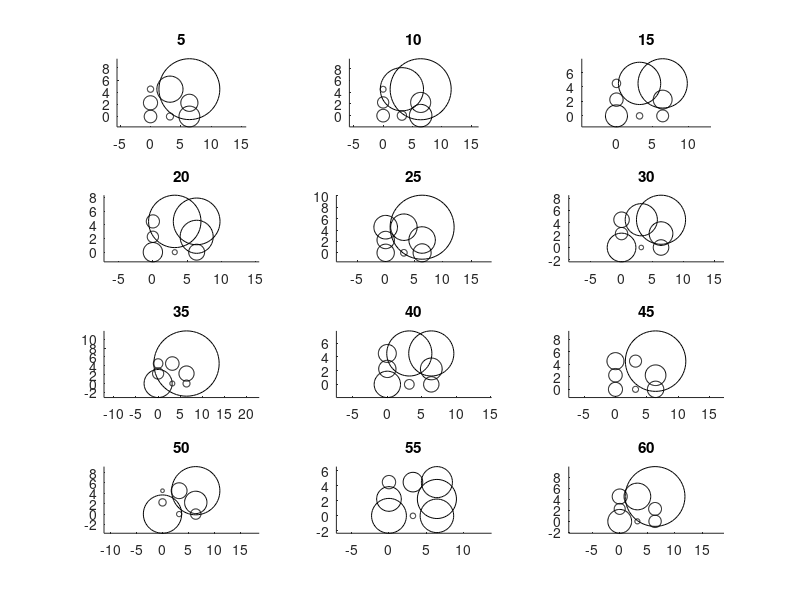
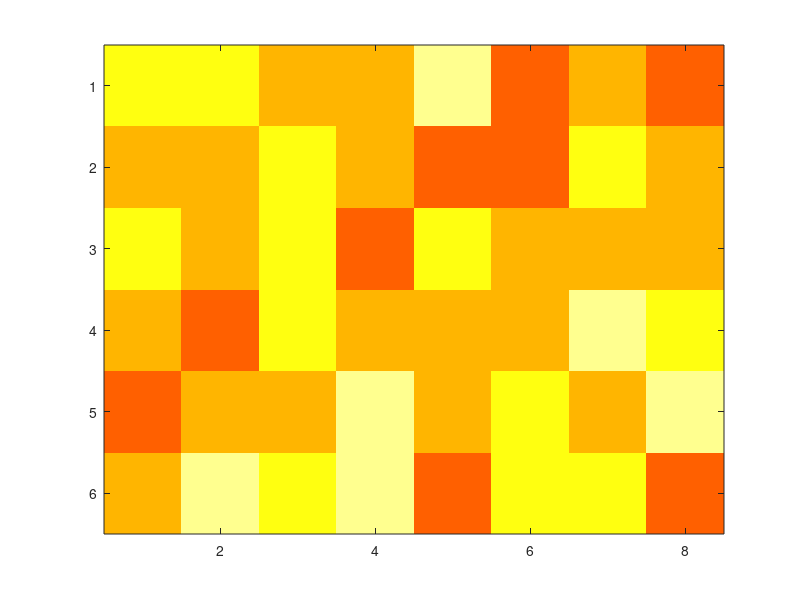
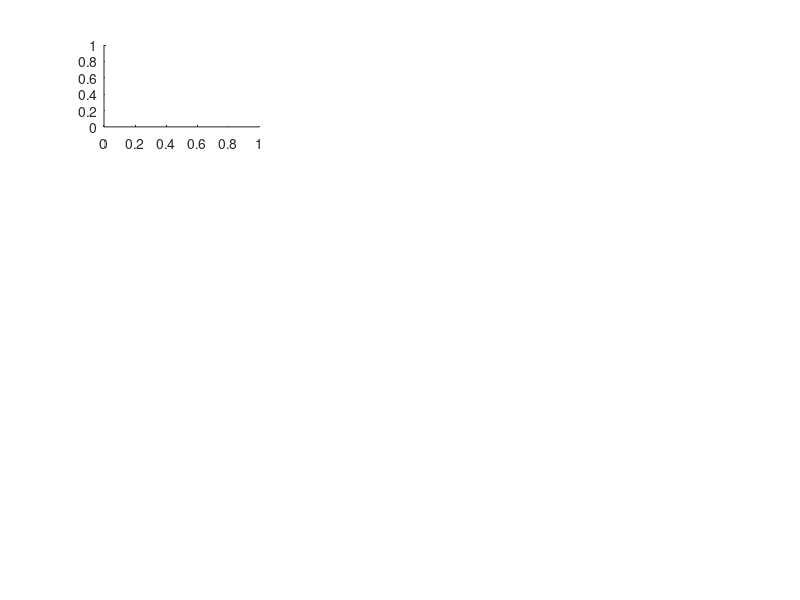

Write the MATLAB code that produced these figures, in order. (Note: this script raises an error after producing the figures.)
% load the measured data
clear
fingerprints = [
    [-74, -74, -75, -77, -83, -69, -78, -78];
    [-74, -74, -74, -76, -82, -72, -78, -76];
    [-68, -77, -74, -77, -84, -76, -84, -77];
    [-69, -74, -75, -85, -85, -72, -74, -77];
    [-68, -70, -74, -86, -79, -72, -77, -84];
    [-68, -72, -77, -88, -79, -78, -83, -85];
    [-71, -82, -77, -85, -82, -75, -81, -81];
    [-66, -80, -76, -83, -83, -78, -79, -81];
    [-68, -77, -76, -80, -83, -77, -75, -80];
    [-75, -75, -81, -79, -80, -78, -77, -80];
    [-81, -75, -79, -82, -79, -81, -78, -80];
    [-81, -75, -79, -82, -79, -81, -78, -80];
    [-73, -70, -80, -80, -86, -77, -77, -82];
    [-73, -70, -81, -74, -86, -74, -77, -82];
    [-72, -71, -79, -83, -85, -78, -75, -83];
    [-69, -70, -79, -80, -85, -76, -78, -75];
    [-69, -72, -80, -80, -85, -76, -77, -76];
    [-71, -73, -82, -80, -85, -76, -76, -75];
    [-74, -77, -78, -81, -81, -69, -80, -77];
    [-74, -73, -77, -81, -81, -68, -77, -77];
    [-72, -69, -76, -80, -81, -67, -75, -76];
    [-73, -75, -76, -82, -81, -80, -75, -78];
    [-72, -74, -76, -82, -81, -78, -75, -78];
    [-72, -72, -76, -81, -80, -74, -77, -78];
    [-77, -75, -79, -83, -80, -82, -77, -80];
    [-77, -77, -78, -83, -80, -78, -78, -80];
    [-78, -81, -77, -84, -80, -74, -79, -81];
    [-79, -71, -79, -81, -88, -77, -76, -81];
    [-77, -68, -81, -80, -86, -79, -77, -80];
    [-76, -71, -81, -81, -86, -81, -77, -81];
    [-70, -75, -77, -78, -79, -80, -77, -81];
    [-71, -76, -77, -76, -80, -81, -77, -81];
    [-71, -76, -76, -75, -80, -79, -79, -81];
    [-70, -76, -81, -81, -81, -75, -81, -77];
    [-70, -76, -80, -82, -81, -77, -80, -75];
    [-69, -76, -78, -83, -81, -78, -80, -74];
    [-72, -72, -78, -82, -79, -78, -80, -80];
    [-70, -71, -80, -81, -77, -74, -78, -80];
    [-70, -71, -81, -81, -77, -73, -77, -80];
    [-69, -78, -79, -82, -81, -74, -81, -79];
    [-73, -84, -77, -78, -81, -72, -81, -81];
    [-73, -84, -76, -78, -78, -71, -81, -81];
    [-74, -69, -78, -76, -80, -69, -79, -79];
    [-76, -72, -76, -79, -79, -76, -80, -79];
    [-76, -73, -76, -80, -79, -77, -80, -83];
    [-72, -74, -78, -77, -85, -74, -79, -80];
    [-75, -70, -78, -84, -86, -70, -76, -86];
    [-75, -71, -78, -84, -86, -69, -76, -86];
    [-71, -73, -76, -85, -82, -81, -85, -83];
    [-69, -76, -76, -82, -80, -81, -86, -82];
    [-69, -78, -75, -79, -79, -80, -86, -82];
    [-64, -71, -73, -83, -81, -80, -83, -76];
    [-64, -71, -73, -84, -81, -79, -82, -76];
    [-64, -70, -72, -84, -84, -79, -83, -75];
    [-67, -76, -72, -81, -81, -78, -78, -80];
    [-70, -76, -72, -81, -81, -78, -77, -80];
    [-71, -75, -72, -81, -83, -82, -75, -80];
    [-75, -75, -77, -81, -83, -72, -77, -80];
    [-77, -76, -76, -85, -83, -72, -77, -79];
    [-81, -76, -77, -85, -81, -73, -83, -79];
    [-76, -77, -78, -82, -78, -78, -79, -81];
    [-75, -75, -76, -79, -78, -76, -80, -81];
    [-75, -70, -73, -77, -77, -75, -76, -81];
    [-67, -80, -79, -83, -79, -73, -87, -81];
    [-67, -79, -78, -83, -79, -72, -87, -81];
    [-67, -79, -77, -83, -79, -71, -87, -84];
    [-70, -75, -78, -79, -75, -74, -78, -80];
    [-70, -73, -73, -76, -87, -75, -83, -82];
    [-71, -73, -73, -75, -87, -76, -84, -82];
    [-69, -72, -74, -82, -84, -70, -81, -79];
    [-73, -72, -76, -85, -85, -69, -78, -83];
    [-75, -70, -80, -87, -86, -75, -76, -83];
    [-74, -82, -81, -83, -85, -76, -81, -86];
    [-74, -86, -82, -83, -86, -78, -80, -85];
    [-72, -79, -80, -84, -84, -75, -78, -83];
    [-75, -76, -77, -77, -79, -79, -82, -80];
    [-77, -76, -79, -76, -77, -79, -84, -82];
    [-77, -76, -79, -76, -77, -77, -85, -82];
    [-76, -76, -73, -76, -75, -75, -82, -83];
    [-74, -76, -75, -77, -74, -73, -80, -81];
    [-74, -76, -77, -78, -74, -71, -79, -81];
    [-73, -78, -79, -75, -78, -74, -85, -82];
    [-73, -82, -76, -74, -80, -75, -86, -83];
    [-72, -79, -76, -75, -79, -77, -86, -86];
    [-77, -76, -79, -77, -77, -76, -81, -84];
    [-74, -74, -79, -86, -76, -74, -83, -83];
    [-73, -72, -82, -85, -76, -75, -80, -82];
    [-74, -78, -81, -82, -85, -72, -85, -83];
    [-75, -78, -78, -82, -85, -72, -83, -81];
    [-74, -78, -75, -81, -79, -73, -82, -79];
    [-74, -68, -74, -77, -77, -67, -88, -85];
    [-74, -69, -73, -76, -77, -67, -86, -85];
    [-69, -76, -73, -82, -77, -74, -81, -85];
    [-67, -76, -77, -76, -86, -77, -77, -89];
    [-69, -73, -78, -76, -80, -80, -80, -76];
    [-69, -73, -76, -77, -79, -83, -79, -76];
    [-79, -73, -75, -84, -78, -77, -79, -81];
    [-79, -71, -76, -81, -78, -78, -78, -81];
    [-78, -70, -76, -80, -78, -80, -79, -81];
    [-70, -73, -76, -81, -78, -79, -83, -83];
    [-69, -71, -75, -78, -79, -75, -85, -81];
    [-69, -72, -76, -74, -80, -75, -85, -81];
    [-70, -75, -84, -78, -77, -75, -83, -83];
    [-70, -75, -85, -80, -80, -76, -87, -83];
    [-69, -80, -81, -84, -80, -77, -88, -83];
    [-72, -80, -76, -80, -77, -72, -79, -86];
    [-73, -81, -74, -81, -76, -72, -78, -85];
    [-75, -81, -73, -82, -76, -71, -75, -85];
    [-73, -78, -76, -81, -82, -77, -82, -80];
    [-71, -73, -81, -83, -84, -74, -75, -81];
    [-72, -74, -81, -84, -84, -72, -75, -79];
    [-69, -72, -79, -87, -81, -72, -81, -83];
    [-69, -72, -77, -86, -81, -76, -81, -80];
    [-72, -73, -76, -84, -81, -79, -81, -79];
    [-73, -77, -76, -87, -85, -74, -76, -80];
    [-71, -76, -75, -84, -85, -75, -76, -80];
    [-70, -76, -75, -82, -85, -75, -76, -80];
    [-76, -79, -78, -82, -82, -78, -82, -81];
    [-76, -78, -76, -80, -82, -78, -82, -84];
    [-77, -78, -75, -78, -82, -78, -81, -84];
    [-82, -73, -79, -76, -83, -73, -82, -75];
    [-82, -74, -79, -80, -85, -74, -83, -75];
    [-82, -75, -79, -84, -85, -74, -87, -78];
    [-78, -73, -79, -80, -88, -74, -82, -78];
    [-78, -74, -80, -76, -87, -73, -81, -78];
    [-78, -74, -80, -76, -86, -73, -82, -78];
    [-74, -74, -79, -79, -80, -79, -84, -81];
    [-76, -73, -79, -78, -81, -81, -84, -81];
    [-76, -73, -81, -77, -81, -83, -83, -81];
    [-69, -75, -82, -82, -80, -73, -81, -76];
    [-67, -73, -85, -80, -82, -74, -80, -76];
    [-66, -72, -85, -80, -82, -75, -76, -74];
    [-65, -78, -81, -80, -83, -74, -76, -82];
    [-66, -80, -81, -80, -83, -75, -77, -82];
    [-66, -78, -77, -81, -84, -75, -78, -81];
    [-68, -81, -74, -79, -85, -69, -85, -82];
    [-68, -82, -77, -78, -85, -68, -86, -81];
    [-66, -84, -78, -78, -86, -68, -89, -81];
    [-70, -79, -78, -79, -85, -78, -80, -81];
    [-69, -80, -80, -79, -87, -79, -77, -81];
    [-74, -80, -80, -79, -87, -77, -77, -82];
    [-70, -78, -77, -83, -88, -81, -86, -82];
    [-69, -80, -78, -84, -88, -85, -86, -82];
    [-68, -80, -78, -87, -88, -87, -88, -82];
    [-66, -69, -75, -89, -81, -76, -77, -80];
    [-65, -66, -75, -90, -79, -73, -80, -79];
    [-64, -64, -74, -87, -77, -71, -83, -81];
    [-68, -69, -79, -82, -81, -76, -86, -78];
    [-70, -67, -79, -82, -81, -75, -88, -78];
    [-71, -65, -80, -84, -81, -74, -88, -78];
    [-67, -64, -80, -79, -87, -76, -82, -73];
    [-66, -68, -80, -81, -88, -76, -81, -73];
    [-67, -73, -81, -82, -86, -74, -83, -75];
    [-70, -74, -78, -82, -85, -78, -83, -76];
    [-71, -73, -76, -83, -84, -76, -83, -76];
    [-77, -71, -73, -84, -84, -74, -85, -76];
    [-76, -81, -78, -87, -86, -77, -83, -85];
    [-76, -80, -78, -87, -86, -78, -83, -86];
    [-76, -81, -78, -88, -86, -79, -82, -86];
    [-73, -77, -79, -80, -88, -74, -85, -86];
    [-72, -77, -80, -82, -88, -74, -85, -86];
    [-72, -77, -81, -82, -88, -74, -87, -86];
    [-69, -77, -72, -86, -89, -73, -85, -87];
    [-69, -77, -72, -86, -89, -73, -85, -87];
    [-67, -71, -73, -81, -86, -71, -80, -82];
    [-66, -71, -70, -87, -89, -77, -82, -80];
    [-64, -70, -70, -87, -88, -78, -84, -80];
    [-64, -71, -71, -86, -88, -78, -85, -80];
    [-68, -74, -76, -83, -79, -76, -82, -81];
    [-68, -74, -77, -82, -79, -76, -83, -81];
    [-68, -74, -79, -84, -79, -77, -83, -81];
    [-65, -81, -79, -80, -84, -83, -84, -86];
    [-66, -81, -76, -81, -84, -81, -84, -86];
    [-66, -81, -76, -83, -84, -80, -84, -86];
    [-68, -77, -77, -83, -78, -79, -80, -80];
    [-74, -76, -78, -81, -79, -80, -80, -80];
    [-74, -76, -79, -78, -81, -83, -82, -80];
    [-75, -79, -82, -76, -82, -75, -83, -80];
    [-73, -79, -80, -78, -82, -75, -83, -80];
    [-73, -78, -80, -78, -82, -73, -82, -83];
    [-76, -76, -77, -78, -82, -79, -81, -85];
    [-74, -78, -70, -81, -88, -73, -80, -82];
    [-76, -77, -69, -80, -88, -74, -81, -82];
    [-67, -73, -76, -81, -88, -78, -83, -83];
    [-67, -73, -76, -81, -88, -78, -83, -83];
    [-67, -72, -75, -79, -85, -75, -85, -80];
    [-66, -69, -75, -78, -82, -73, -79, -76];
    [-64, -69, -75, -77, -81, -72, -78, -76];
    [-64, -68, -75, -77, -81, -72, -78, -76];
    [-69, -76, -80, -82, -83, -76, -82, -81];
    [-69, -76, -80, -82, -83, -76, -82, -81];
    [-69, -76, -80, -83, -82, -75, -82, -81];
    [-69, -78, -76, -74, -84, -76, -82, -81];
    [-69, -77, -76, -75, -84, -75, -85, -79];
    [-67, -78, -76, -76, -87, -72, -86, -79];
    [-74, -77, -73, -82, -87, -75, -77, -78];
    [-74, -77, -73, -82, -87, -75, -77, -78];
    [-75, -76, -70, -84, -87, -74, -76, -78];
    [-72, -76, -75, -84, -89, -72, -77, -82];
    [-72, -77, -76, -84, -84, -72, -76, -80];
    [-72, -80, -72, -85, -85, -80, -80, -83];
    [-70, -75, -74, -82, -84, -80, -82, -80];
    [-71, -74, -75, -82, -84, -80, -82, -80];
    [-72, -74, -76, -83, -84, -80, -81, -78];
    [-65, -76, -75, -81, -80, -76, -78, -81];
    [-65, -79, -75, -82, -82, -76, -78, -83];
    [-65, -80, -75, -82, -82, -75, -80, -84];
    [-64, -80, -77, -80, -83, -76, -77, -81];
    [-64, -79, -76, -77, -83, -77, -76, -81];
    [-63, -80, -76, -77, -81, -80, -78, -79];
    [-68, -72, -77, -86, -87, -80, -85, -82];
    [-68, -72, -77, -82, -87, -80, -85, -82];
    [-70, -75, -76, -85, -86, -80, -85, -82]];


txpower = repmat([-66, -76, -66, -76, -81, -81, -76, -81], [213,1]);
%perbeacon_min = repmat(min(fingerprints,[],1),[213,1]);
%return Math.pow(10d, ((double) txPower - rssi) / (10 * 2));
%}
txpower2 = repmat([-66, -76, -66, -76, -81, -81, -76, -81], [71,1]);
averaged_fingerprints2 = zeros(71, 8);
for i = 1:71
    loc_fp = fingerprints((i-1)*3+1:i*3, :);
    averaged_fingerprints2(i,:) = mean(loc_fp, 1);
end

dist = 10.^((txpower2 - averaged_fingerprints2) / 20)
%
% averaged_fingerprints = zeros(71, 8);
% for i = 1:71
%     loc_fp = dist((i-1)*3+1:i*3, :);
%     averaged_fingerprints(i,:) = mean(loc_fp, 1);
% end
for i = 1:12
    dist0 = dist(i*5,:);
    subplot(4,3,i)
    hold on
    
    pos = [(0-dist0(2)) 4.5-dist0(2) dist0(2)*2 dist0(2)*2];
    rectangle('Position',pos,'Curvature',[1 1])
    pos = [3.2-dist0(1) 4.5-dist0(1) dist0(1)*2  dist0(1)*2 ];
    rectangle('Position',pos,'Curvature',[1 1])
    
    pos = [6.4-dist0(3) 4.5-dist0(3) dist0(3)*2  dist0(3)*2 ];
    rectangle('Position',pos,'Curvature',[1 1])
    
    pos = [6.4-dist0(4) 2.25-dist0(4) dist0(4)*2  dist0(4)*2 ];
    rectangle('Position',pos,'Curvature',[1 1])
    
    pos = [6.4-dist0(5) 0-dist0(5) dist0(5)*2  dist0(5)*2 ];
    rectangle('Position',pos,'Curvature',[1 1])
    
    pos = [3.2-dist0(6) 0-dist0(6) dist0(6)*2  dist0(6)*2 ];
    rectangle('Position',pos,'Curvature',[1 1])
    
    pos = [0-dist0(7) 0-dist0(7) dist0(7)*2  dist0(7)*2 ];
    rectangle('Position',pos,'Curvature',[1 1])
    
    pos = [0-dist0(8) 2.25-dist0(8) dist0(8)*2  dist0(8)*2 ];
    rectangle('Position',pos,'Curvature',[1 1])
    
    
    title(num2str(i*5))
    
    axis equal
    
    hold off
end

distf = dist
distf(distf<1.9) = 0
res = []
for i = 1:71
    count = 0;
    for j = 1:8
        if distf(i,j) == 0
            count = count + 1
        end
    end
    res = [res count]
end
figure
res = [res 8]
res = res(21:71)
res = [res(1:18),res(20:25), res(27:32),res(34:end)]
bb = reshape(res, [6, 8])
imagesc(bb, [0 8])
colormap('hot')



figure
hold on

for i = 1:12
    dist0 = dist(i*5,:);
    subplot(4,3,i)
    diffs_map = adhoc(dist0)
    imagesc(diffs_map, [0,8])
        title(num2str(i*5))

    colormap('hot')
end
hold off
